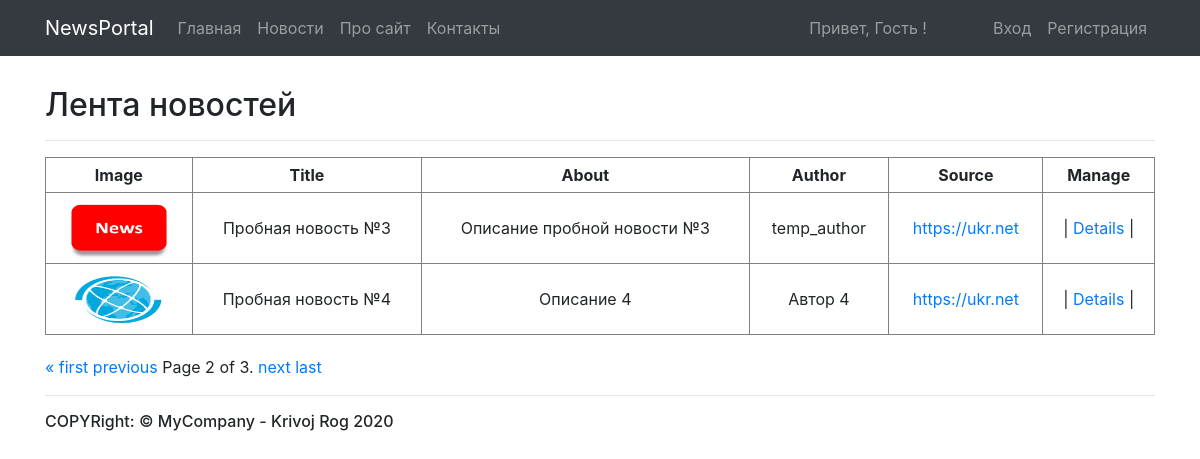
Screenshot of /news/?page=2 with the database file from the repository.
### news/models.py (models this page shows)
class Post(models.Model):
    title = models.CharField(max_length=100, unique=True, null=False)
    about = models.TextField(max_length=256, null=False)
    content = models.TextField(max_length=1024, null=False)
    author = models.CharField(max_length=100, null=False)
    image = models.FileField(null=False, upload_to='upload/')
    published = models.DateTimeField(null=False, default=strftime('%Y-%m-%d %H:%M:%S'))
    source = models.URLField(null=True)

### news/views.py (the view)
# urls.py: path('', index),
def index(request):
    data = dict()
    data['title'] = 'Лента новостей'
    all_posts = Post.objects.all()
    data['posts'] = all_posts
    paginator = Paginator(all_posts, 2)
    page_number = request.GET.get('page')
    page_obj = paginator.get_page(page_number)
    data['page_obj'] = page_obj
    return render(request, 'news/index.html', context=data)

### templates/news/index.html (shortened to what this page needs)
{% extends 'layout/base.html' %}
{% block content %}
<div id="content" class="container">
    <h2>{{ title }}</h2>
    <hr>
    <table class="news" border="1">
        <tr>
            <th>Image</th>
            <th>Title</th>
            <th>About</th>
            <th>Author</th>
            <th>Source</th>
            <th>Manage</th>
        </tr>
        {% for post in page_obj %}
            <tr>
                <td>
                    <img src="/media/{{ post.image }}" width="100" height="60">
                </td>
                <td>{{ post.title }}</td>
                <td>{{ post.about }}</td>
                <td>{{ post.author }}</td>
                <td>
                    <a href="{{ post.source }}" target="_blank">{{ post.source }}</a>
                </td>
                <td>
                    |
                    <a href="/news/details/{{ post.id }}">Details</a>
                    |
                </td>
            </tr>
        {% endfor %}
    </table>
    <div class="pagination" style="margin-top: 20px">
        <span class="step-links">
            {% if page_obj.has_previous %}
                <a href="?page=1">&laquo; first</a>
                <a href="?page={{ page_obj.previous_page_number }}">previous</a>
            {% endif %}
            <span class="current">
                Page {{ page_obj.number }} of {{ page_obj.paginator.num_pages }}.
            </span>
            {% if page_obj.has_next %}
                <a href="?page={{ page_obj.next_page_number }}">next</a>
                <a href="?page={{ page_obj.paginator.num_pages }}">last</a>
            {% endif %}
        </span>
    </div>
    <hr>
</div>
{% endblock content %}

### static/css/base.css (style rules this page uses)
body { padding-top: 3.5rem; }
#content { margin-top: 30px; }
.news { width: 100%; }
.news th, .news td { padding: 5px 10px; text-align: center; }

### rows the page displays
Post: image (picture), title "Пробная новость №3", about "Описание пробной новости №3", author "temp_author", source "https://ukr.net"
Post: image (picture), title "Пробная новость №4", about "Описание 4", author "Автор 4", source "https://ukr.net"

### other values shown
{{ title }} "Лента новостей"
{{ page_obj.number }} "2"
{{ page_obj.paginator.num_pages }} "3"
